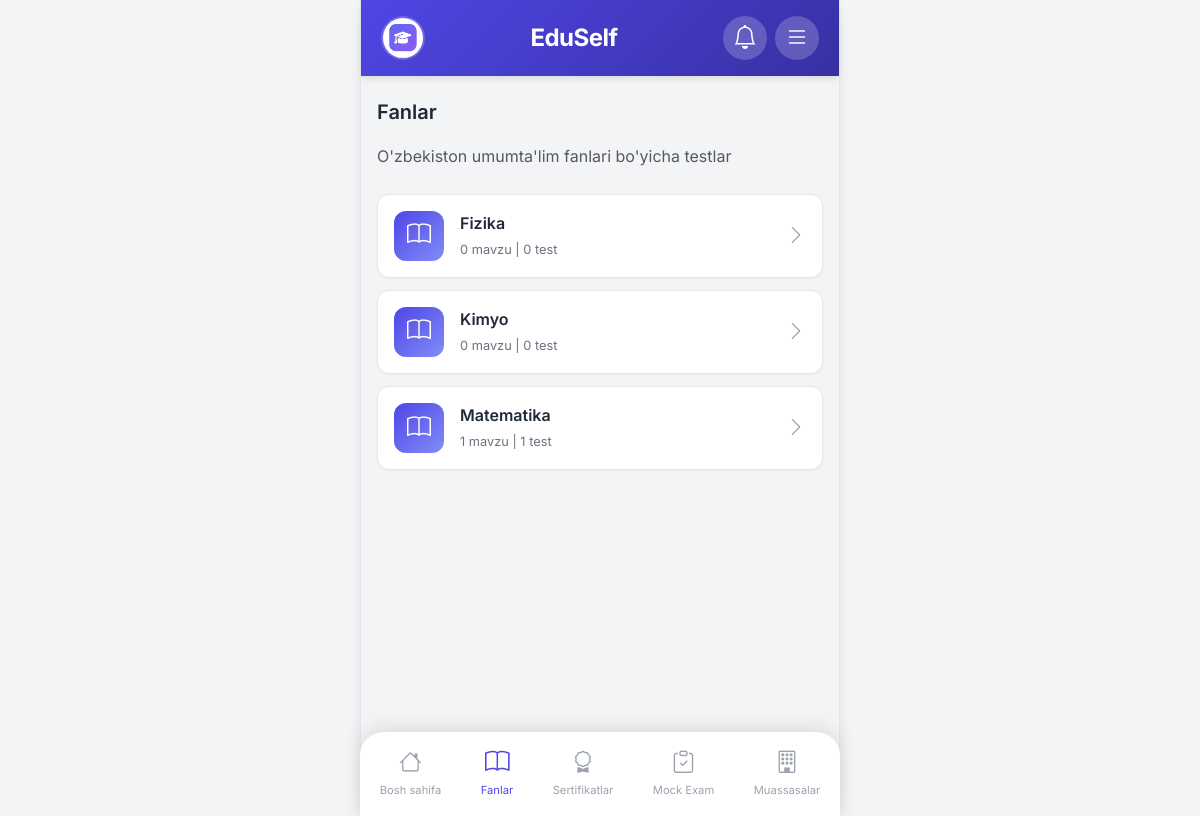
Page /subjects/ (signed in) on the committed database.
### accounts/models.py (models this page shows, shortened)
class User(AbstractUser):
    email = models.EmailField(unique=True)
    profile_image = models.ImageField(upload_to='profiles/', blank=True, null=True)
    bio = models.TextField(blank=True)
    created_at = models.DateTimeField(auto_now_add=True)
    updated_at = models.DateTimeField(auto_now=True)

### core/models.py (models this page shows, shortened)
class Subject(models.Model):
    name = models.CharField(max_length=200, verbose_name="Fan nomi")
    description = models.TextField(blank=True, verbose_name="Tavsif")
    icon = models.CharField(max_length=50, default='bi-book', verbose_name="Icon")
    image = models.ImageField(upload_to='subjects/', blank=True, null=True, verbose_name="Rasm")
    order = models.PositiveIntegerField(default=0, verbose_name="Tartib")
    is_active = models.BooleanField(default=True, verbose_name="Faol")
    created_at = models.DateTimeField(auto_now_add=True)
    class Meta:
        ordering = ['order', 'name']
        verbose_name = "Fan"
        verbose_name_plural = "Fanlar"
    def get_topics_count(self):
        return self.topics.count()
    def get_tests_count(self):
        return sum(topic.tests.count() for topic in self.topics.all())

class Topic(models.Model):
    subject = models.ForeignKey(Subject, on_delete=models.CASCADE, related_name='topics', verbose_name="Fan")
    name = models.CharField(max_length=200, verbose_name="Mavzu nomi")
    description = models.TextField(blank=True, verbose_name="Tavsif")
    order = models.PositiveIntegerField(default=0, verbose_name="Tartib")
    is_active = models.BooleanField(default=True, verbose_name="Faol")
    created_at = models.DateTimeField(auto_now_add=True)
    class Meta:
        ordering = ['order', 'name']
        verbose_name = "Mavzu"
        verbose_name_plural = "Mavzular"

### core/views.py (the view)
# urls.py: path('subjects/', views.subjects_view, name='subjects'),
def subjects_view(request):
    subjects = Subject.objects.filter(is_active=True)
    return render(request, 'core/subjects.html', {'subjects': subjects})

### core/context_processors.py (called while the page is built)
def site_settings(request):
    try:
        settings = SiteSettings.objects.first()
    except:
        settings = None
    return {'site_settings': settings}

def notifications(request):
    if request.user.is_authenticated:
        user_notifications = Notification.objects.filter(
            user=request.user,
            is_read=False
        )
        global_notifications = Notification.objects.filter(
            is_global=True,
            is_read=False
        )
        all_notifications = (user_notifications | global_notifications).distinct().order_by('-created_at')[:10]
        unread_count = all_notifications.count()
    else:
        all_notifications = []
        unread_count = 0
    return {
        'notifications': all_notifications,
        'unread_notifications_count': unread_count
    }

### templates/core/subjects.html (shortened to what this page needs)
{% extends 'base.html' %}
{% block content %}
<div class="section-title">Fanlar</div>
<p class="text-muted mb-4">O'zbekiston umumta'lim fanlari bo'yicha testlar</p>
{% if subjects %}
    {% for subject in subjects %}
    <a href="{% url 'core:subject_detail' subject.pk %}" class="subject-card">
        <div class="subject-icon">
            <i class="{{ subject.icon }}"></i>
        </div>
        <div class="subject-info">
            <div class="subject-name">{{ subject.name }}</div>
            <div class="subject-meta">{{ subject.get_topics_count }} mavzu | {{ subject.get_tests_count }} test</div>
        </div>
        <div class="subject-arrow">
            <i class="bi bi-chevron-right"></i>
        </div>
    </a>
    {% endfor %}
{% else %}
    <div class="empty-state">
        <i class="bi bi-book"></i>
        <p>Hozircha fanlar mavjud emas</p>
    </div>
{% endif %}
{% endblock %}

### templates/base.html (shortened to what this page needs)
<!DOCTYPE html>
<html lang="uz">
<head>
    {% load static %}
    <link href="https://cdn.jsdelivr.net/npm/bootstrap@5.3.2/dist/css/bootstrap.min.css" rel="stylesheet">
    <link rel="stylesheet" href="https://cdn.jsdelivr.net/npm/bootstrap-icons@1.11.1/font/bootstrap-icons.css">
    <link rel="stylesheet" href="{% static 'css/style.css' %}">
</head>
<body>
    <div class="app-container">
        <header class="app-header">
            <div class="header-left">
                {% if user.is_authenticated %}
                <a href="{% url 'accounts:profile' %}" class="profile-btn">
                    {% if user.profile_image %}
                    <img src="{{ user.profile_image.url }}" alt="Profile" class="profile-img">
                    {% else %}
                    <i class="bi bi-person-circle"></i>
                    {% endif %}
                </a>
                {% else %}
                <a href="{% url 'accounts:login' %}" class="profile-btn">
                    <i class="bi bi-person-circle"></i>
                </a>
                {% endif %}
            </div>
            <div class="header-center">
                <a href="{% url 'core:home' %}" class="logo-text">EduSelf</a>
            </div>
            <div class="header-right">
                {% if user.is_authenticated %}
                <button class="notification-btn" type="button" data-bs-toggle="offcanvas" data-bs-target="#notificationMenu">
                    <i class="bi bi-bell"></i>
                </button>
                {% endif %}
                <button class="menu-btn" type="button" data-bs-toggle="offcanvas" data-bs-target="#sideMenu">
                    <i class="bi bi-list"></i>
                </button>
            </div>
        </header>
        <main class="app-content">
            {% block content %}{% endblock %}
        </main>
        <nav class="bottom-nav">
            <a href="{% url 'core:home' %}" class="nav-item {% if request.resolver_match.url_name == 'home' %}active{% endif %}">
                <i class="bi bi-house"></i>
                <span>Bosh sahifa</span>
            </a>
            <a href="{% url 'core:subjects' %}" class="nav-item {% if 'subjects' in request.path or 'topics' in request.path or 'tests' in request.path %}active{% endif %}">
                <i class="bi bi-book"></i>
                <span>Fanlar</span>
            </a>
            <a href="{% url 'core:certificates' %}" class="nav-item {% if 'certificates' in request.path or 'cert' in request.path %}active{% endif %}">
                <i class="bi bi-award"></i>
                <span>Sertifikatlar</span>
            </a>
            <a href="{% url 'core:mock_exams' %}" class="nav-item {% if 'mock' in request.path %}active{% endif %}">
                <i class="bi bi-clipboard-check"></i>
                <span>Mock Exam</span>
            </a>
            <a href="{% url 'core:institutions' %}" class="nav-item {% if 'institutions' in request.path %}active{% endif %}">
                <i class="bi bi-building"></i>
                <span>Muassasalar</span>
            </a>
        </nav>
    </div>
</body>
</html>

### static/css/style.css (style rules this page uses)
:root { --primary-color: #4F46E5; --primary-light: #818CF8; --primary-dark: #3730A3; --secondary-color: #10B981; --accent-color: #F59E0B; --danger-color: #EF4444; --background-color: #F3F4F6; --card-bg: #FFFFFF; --text-primary: #1F2937; --text-secondary: #6B7280; --text-muted: #9CA3AF; --border-color: #E5E7EB; --shadow-sm: 0 1px 2px 0 rgba(0, 0, 0, 0.05); --shadow-md: 0 4px 6px -1px rgba(0, 0, 0, 0.1); --shadow-lg: 0 10px 15px -3px rgba(0, 0, 0, 0.1); --radius-sm: 8px; --radius-md: 12px; --radius-lg: 16px; --radius-xl: 24px; }
* { margin: 0; padding: 0; box-sizing: border-box; }
body { font-family: 'Inter', -apple-system, BlinkMacSystemFont, sans-serif; background-color: var(--background-color); color: var(--text-primary); line-height: 1.6; -webkit-font-smoothing: antialiased; }
.app-container { max-width: 480px; margin: 0 auto; min-height: 100vh; background-color: var(--background-color); position: relative; padding-bottom: 80px; }
.app-header { position: sticky; top: 0; z-index: 100; background: linear-gradient(135deg, var(--primary-color) 0%, var(--primary-dark) 100%); padding: 16px 20px; display: flex; justify-content: space-between; align-items: center; box-shadow: var(--shadow-md); }
.header-left { width: 44px; }
.header-right { display: flex; gap: 8px; align-items: center; }
.profile-btn, .menu-btn, .notification-btn { width: 44px; height: 44px; border-radius: 50%; background: rgba(255, 255, 255, 0.2); border: none; display: flex; align-items: center; justify-content: center; color: white; font-size: 1.5rem; text-decoration: none; transition: all 0.3s ease; position: relative; }
.profile-img { width: 40px; height: 40px; border-radius: 50%; object-fit: cover; }
.logo-text { font-size: 1.5rem; font-weight: 700; color: white; text-decoration: none; letter-spacing: -0.5px; }
.app-content { padding: 20px 16px 20px 16px; min-height: calc(100vh - 140px); }
.bottom-nav { position: fixed; bottom: 0; left: 50%; transform: translateX(-50%); width: 100%; max-width: 480px; background: white; display: flex; justify-content: space-around; padding: 8px 0 12px; box-shadow: 0 -4px 20px rgba(0, 0, 0, 0.1); border-radius: 24px 24px 0 0; z-index: 100; }
.nav-item { display: flex; flex-direction: column; align-items: center; text-decoration: none; color: var(--text-muted); font-size: 0.7rem; padding: 4px 8px; transition: all 0.3s ease; }
.nav-item i { font-size: 1.4rem; margin-bottom: 2px; }
.nav-item.active { color: var(--primary-color); }
.nav-item.active i { transform: scale(1.1); }
.section-title { font-size: 1.25rem; font-weight: 600; margin-bottom: 16px; color: var(--text-primary); }
.subject-card, .topic-card, .test-card { display: flex; align-items: center; padding: 16px; background: white; border-radius: var(--radius-md); text-decoration: none; color: inherit; margin-bottom: 12px; box-shadow: var(--shadow-sm); border: 1px solid var(--border-color); transition: all 0.3s ease; }
.subject-icon, .topic-icon, .test-icon { width: 50px; height: 50px; border-radius: var(--radius-md); background: linear-gradient(135deg, var(--primary-color) 0%, var(--primary-light) 100%); display: flex; align-items: center; justify-content: center; color: white; font-size: 1.5rem; margin-right: 16px; flex-shrink: 0; }
.subject-info, .topic-info, .test-info { flex: 1; }
.subject-name, .topic-name, .test-name { font-weight: 600; font-size: 1rem; margin-bottom: 4px; }
.subject-meta, .topic-meta, .test-meta { font-size: 0.8rem; color: var(--text-secondary); }
.subject-arrow, .topic-arrow, .test-arrow { color: var(--text-muted); font-size: 1.25rem; }
@media (min-width: 481px) { .app-container { border-left: 1px solid var(--border-color); border-right: 1px solid var(--border-color); box-shadow: var(--shadow-lg); } }

### rows in the picture
User: profile_image (picture)
Subject: name "Fizika", get_topics_count "0", get_tests_count "0"
Subject: name "Kimyo", get_topics_count "0", get_tests_count "0"
Subject: name "Matematika", get_topics_count "1", get_tests_count "1"
